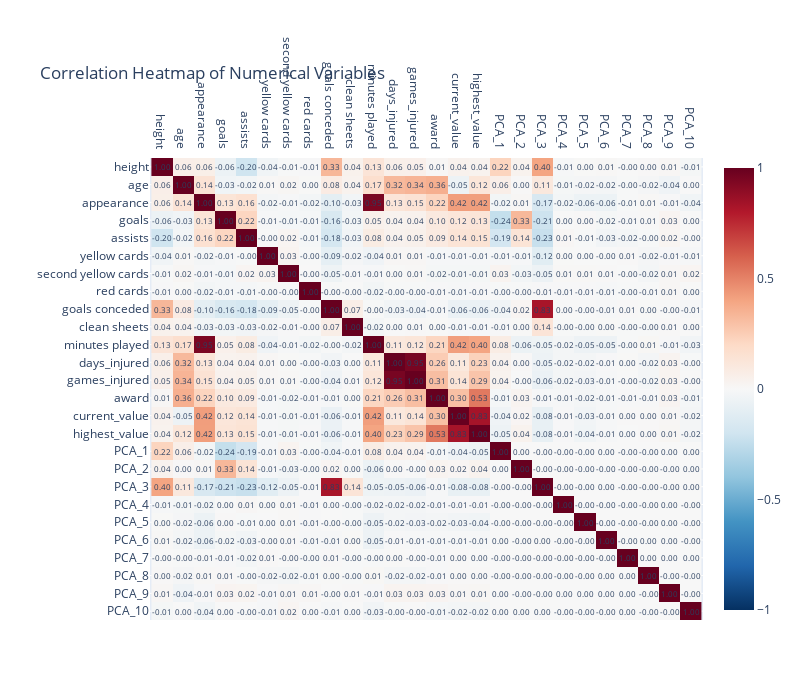

Source (notebook cell):
### Code cell
import plotly.express as px

# Calculate the correlation matrix
correlation_matrix = df_final.corr()

# Create the heatmap using Plotly Express
fig = px.imshow(correlation_matrix,
                x=correlation_matrix.columns,
                y=correlation_matrix.columns,
                color_continuous_scale='RdBu_r',  # Red-Blue diverging color scale
                zmin=-1,
                zmax=1,
                aspect="auto",
                title='Correlation Heatmap of Numerical Variables')

# Update the layout for better readability
fig.update_layout(
    xaxis_title="",
    yaxis_title="",
    xaxis={'side': 'top'},  # Move x-axis labels to the top
    width=800,
    height=700
)

# Add correlation values as text annotations
for i, row in enumerate(correlation_matrix.values):
    for j, value in enumerate(row):
        fig.add_annotation(
            x=correlation_matrix.columns[j],
            y=correlation_matrix.columns[i],
            text=f"{value:.2f}",
            showarrow=False,
            font=dict(size=8)
        )

# Show the plot
fig.show()

# Retirar columnas feature con mucha correlacion entre ellas
